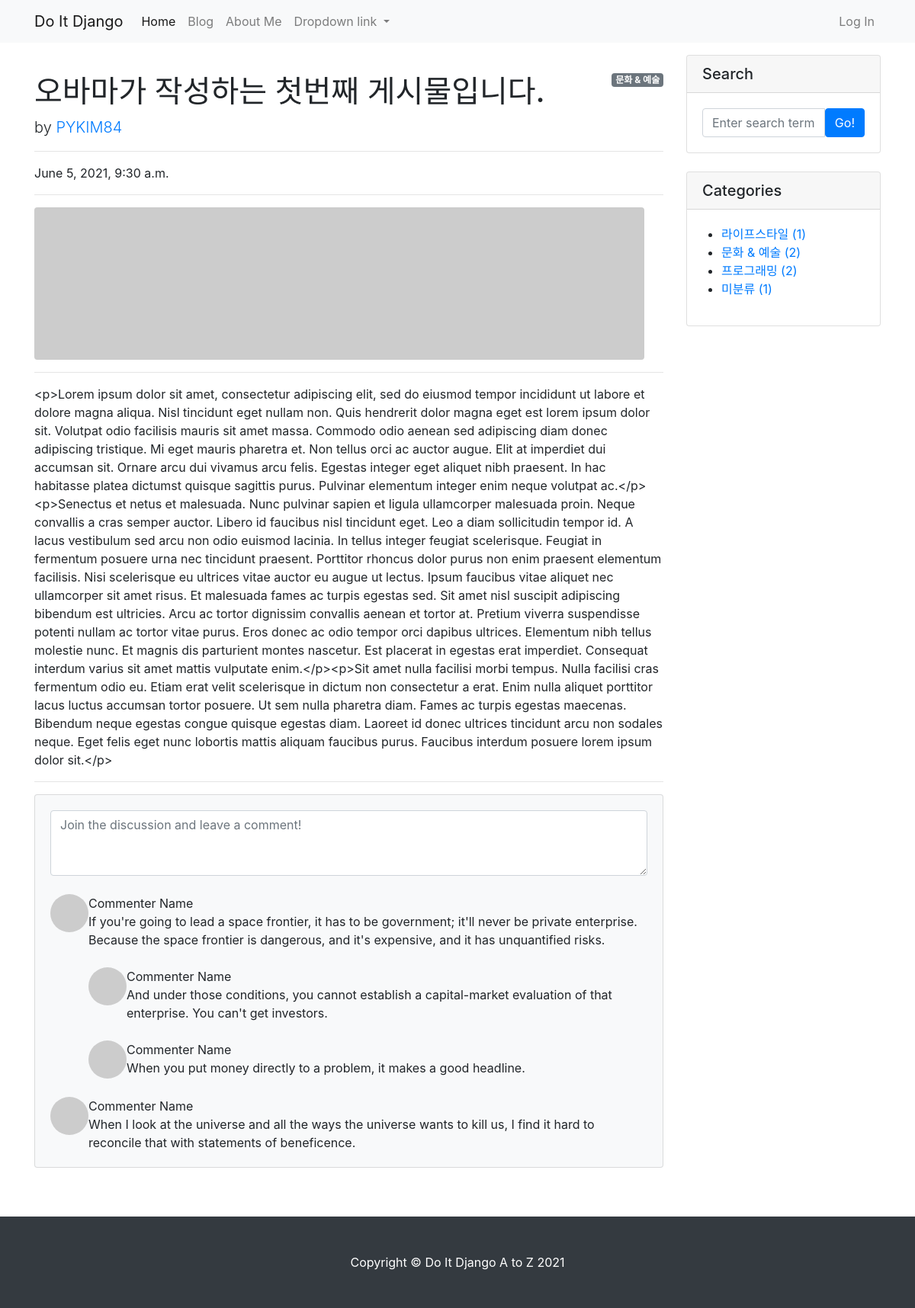
The app's page /blog/4/ with its own data.
### blog/models.py (models this page shows, shortened)
class Post(models.Model):
    title = models.CharField(max_length=30)
    hook_text = models.CharField(max_length=100, blank=True)
    content = models.TextField()
    head_image = models.ImageField(upload_to='blog/images/%Y/%m/%d/', blank=True)
    file_upload = models.FileField(upload_to='blog/files/%Y/%m/%d', blank=True)
    created_at = models.DateTimeField(auto_now_add=True)
    updated_at = models.DateTimeField(auto_now=True)
    author = models.ForeignKey(User, null=True, on_delete=models.SET_NULL)
    category = models.ForeignKey(Category, null=True, blank=True, on_delete=models.SET_NULL)
    tags = models.ManyToManyField(Tag, blank=True)

class Category(models.Model):
    name = models.CharField(max_length=50, unique=True)
    slug = models.SlugField(max_length=200, unique=True, allow_unicode=True)
    def __str__(self):
        return self.name
    def get_absolute_url(self):
        return f'/blog/category/{self.slug}/'
    class Meta:
        verbose_name_plural = 'Categories'

### blog/views.py (the view)
# urls.py: path('/<int:pk>/', views.PostDetail.as_view()),
class PostDetail(DetailView):
    model = Post
    def get_context_data(self, **kwargs):
        context = super(PostDetail, self).get_context_data()
        context['categories'] = Category.objects.all()
        context['no_category_post_count'] = Post.objects.filter(category=None).count()
        return context

### blog/templates/blog/post_detail.html (shortened to what this page needs)
{% extends 'blog/base.html' %}
{% block main_area %}
    <div id="post-area">
        {% if post.category %}
            <span class="badge badge-secondary float-right">{{ post.category }}</span>
        {% else %}
            <span class="badge badge-secondary float-right">미분류</span>
        {% endif %}
        <h1 class="mt-4">{{ post.title }}</h1>
        <p class="lead">
            by
            <a href="#">{{ post.author | upper }}</a>
        </p>
        <hr>
        <p>{{ post.created_at }}</p>
        <hr>
        {% if post.head_image %}
        <img class="img-fluid rounded" src="{{ post.head_image.url }}" alt="{{ post.title }} head_image" />
        {% else %}
            <img class="img-fluid rounded" src="https://picsum.photos/seed/{{ post.id }}/800/200" alt="random_image">
        {% endif %}
        <hr>
        <p>{{ post.content }}</p>
        <hr>
    </div>
    <div id="comment-area">
        <section class="mb-5">
            <div class="card bg-light">
                <div class="card-body">
                    <form class="mb-4"><textarea class="form-control" rows="3" placeholder="Join the discussion and leave a comment!"></textarea></form>
                    <div class="d-flex mb-4">
                        <div class="flex-shrink-0"><img class="rounded-circle" src="https://dummyimage.com/50x50/ced4da/6c757d.jpg" alt="..." /></div>
                        <div class="ms-3">
                            <div class="fw-bold">Commenter Name</div>
                            If you're going to lead a space frontier, it has to be government; it'll never be private enterprise. Because the space frontier is dangerous, and it's expensive, and it has unquantified risks.
                            <div class="d-flex mt-4">
                                <div class="flex-shrink-0"><img class="rounded-circle" src="https://dummyimage.com/50x50/ced4da/6c757d.jpg" alt="..." /></div>
                                <div class="ms-3">
                                    <div class="fw-bold">Commenter Name</div>
                                    And under those conditions, you cannot establish a capital-market evaluation of that enterprise. You can't get investors.
                                </div>
                            </div>
                            <div class="d-flex mt-4">
                                <div class="flex-shrink-0"><img class="rounded-circle" src="https://dummyimage.com/50x50/ced4da/6c757d.jpg" alt="..." /></div>
                                <div class="ms-3">
                                    <div class="fw-bold">Commenter Name</div>
                                    When you put money directly to a problem, it makes a good headline.
                                </div>
                            </div>
                        </div>
                    </div>
                    <div class="d-flex">
                        <div class="flex-shrink-0"><img class="rounded-circle" src="https://dummyimage.com/50x50/ced4da/6c757d.jpg" alt="..." /></div>
                        <div class="ms-3">
                            <div class="fw-bold">Commenter Name</div>
                            When I look at the universe and all the ways the universe wants to kill us, I find it hard to reconcile that with statements of beneficence.
                        </div>
                    </div>
                </div>
            </div>
        </section>
    </div>
{% endblock %}

### blog/templates/blog/base.html (shortened to what this page needs)
<!DOCTYPE html>
{% load static %}
<html lang="en">
<head>
    <link href="{% static 'blog/bootstrap/bootstrap.min.css' %}" rel="stylesheet" media="screen">
</head>
<body>
    {% include 'blog/navbar.html' %}
    <div class="container my-3">
        <div class="row">
            <div class="col-md-8 col-lg-9" id="main-area">
                {% block main_area %}
                {% endblock %}
            </div>
            <div class="col-md-4 col-lg-3">
                <div class="card mb-4">
                    <h5 class="card-header">Search</h5>
                    <div class="card-body">
                        <div class="input-group">
                            <input class="form-control" type="text" placeholder="Enter search term..." aria-label="Enter search term..." aria-describedby="button-search">
                            <button class="btn btn-primary" id="button-search" type="button">Go!</button>
                        </div>
                    </div>
                </div>
                <div class="card mb-4" id="categories-card">
                    <h5 class="card-header">Categories</h5>
                    <div class="card-body">
                        <div class="row">
                            <ul>
                                {% for category in categories %}
                                <li>
                                    <a href="{{ category.get_absolute_url }}">{{ category }} ({{ category.post_set.count }})</a>
                                </li>
                                {% endfor %}
                                <li>
                                    <a href="/blog/category/no_category/">미분류 ({{ no_category_post_count }})</a>
                                </li>
                            </ul>
                        </div>
                    </div>
                </div>
            </div>
        </div>
    </div>
{% include 'blog/footer.html' %}
</body>
</html>

### records on screen
Post: category "문화 & 예술", title "오바마가 작성하는 첫번째 게시물입니다.", author "PYKIM84", created_at "June 5, 2021, 9:30 a.m.", content "<p>Lorem ipsum dolor sit amet, consectetur adipiscing elit, sed do eiusmod tempor incididunt ut labore et dolore magna aliqua. Nisl tincidunt eget nullam non. Quis hendrerit dolor magna eget est lorem ipsum dolor sit. Volutpat odio facilisis mauris sit amet massa. Commodo odio aenean sed adipiscing diam donec adipiscing tristique. Mi eget mauris pharetra et. Non tellus orci ac auctor augue. Elit at imperdiet dui accumsan sit. Ornare arcu dui vivamus arcu felis. Egestas integer eget aliquet nibh praesent. In hac habitasse platea dictumst quisque sagittis purus. Pulvinar elementum integer enim neque volutpat ac.</p><p>Senectus et netus et malesuada. Nunc pulvinar sapien et ligula ullamcorper…"
Category: name "라이프스타일", post_set.count "1"
Category: name "문화 & 예술", post_set.count "2"
Category: name "프로그래밍", post_set.count "2"

### other values on screen
{{ no_category_post_count }} "1"
